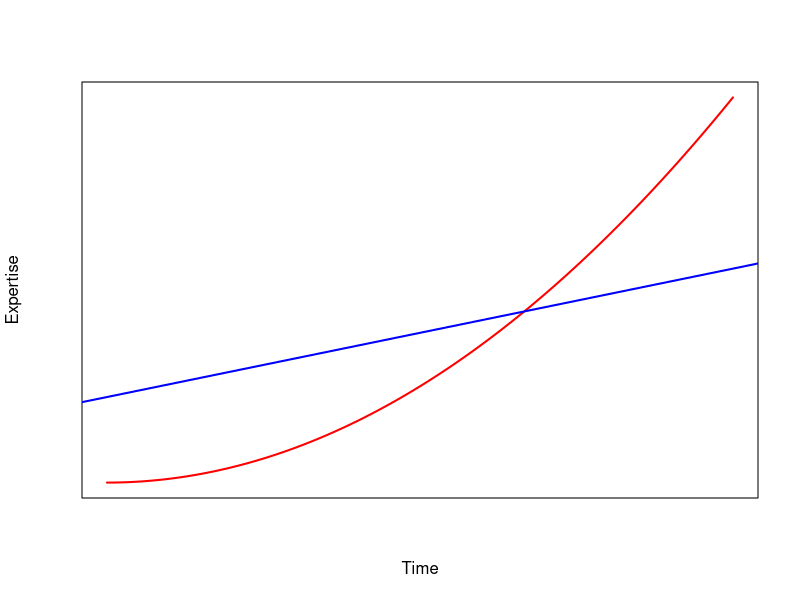

Source code (R):
## ---- chunk 1
# %![History Window](images/history.png)
## ---- chunk 2
# %![Files Window](images/files.png)
## ---- chunk 3
# %![Plots Window with a Demo Plot](images/plots.png)
## ---- chunk 4
help("help")
# %![Help Window when looking for help on "help"](images/help.png)
## ---- chunk 5
# %![Line Continuation for Incomplete Commands](images/incomplete.png)
## ---- chunk 6
# %![Figure: RMD Startup Dialog](RMDStart.png)
## ---- chunk 7
curve(x^2,from = 0,to = 3, xlab = "Time", ylab="Expertise", 
      col = "red", lwd=2, xaxt = 'n', yaxt = 'n')
abline(a = 2,b = 1, col = "blue", lwd = 2)
## ---- chunk 8
version$nickname
## ---- chunk 9
.libPaths() #Shows the current library path
# You can add your own library folder to the path
#libPaths( c( .libPaths(), "C:/Whatever/Whatever...") )
